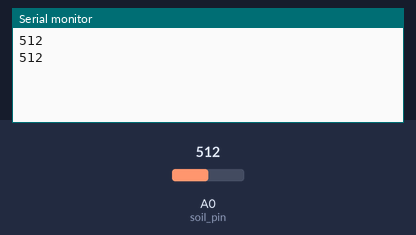
Simulated run of this sketch. Board: Arduino Uno, built with avr-gcc and run on an emulated ATmega328P. On the bench: the last lines printed to the serial monitor. The test bench sets the inputs (shaded band); at power-on: A0 (soil_pin) = 512.

Above: at 2.8 s.
2.9 s: A0 (soil_pin) set to 716
At 4.8 s:
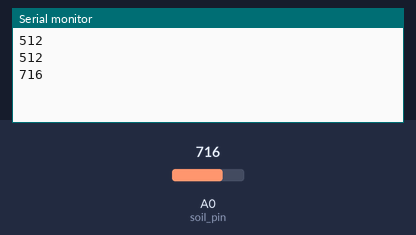
5.6 s: A0 (soil_pin) set to 900
At 6.3 s:
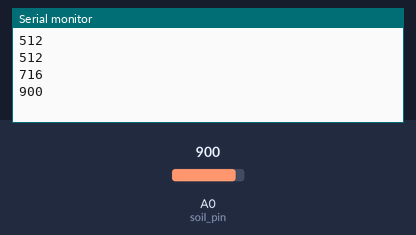
Timing chart, 0 to 8.6 s (numbered marks = the images above; inputs shaded):
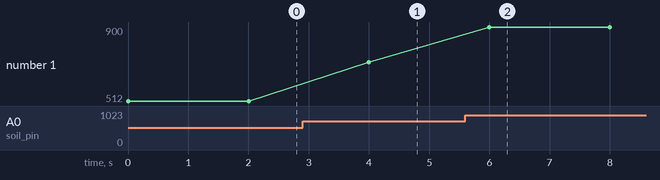

Measured:
- after the input at 2.9 s, the serial monitor: prints a new line after 1.1 s (image 1)
- after the input at 5.6 s, the serial monitor: prints a new line after 0.40 s (image 2)
- plotted number 1: 512 → 716 after the input at 2.9 s, 716 → 900 after the input at 5.6 s

The sketch:

Soil_Moisturue_Sensor.ino
```cpp
int soil_pin = A0; //A0 핀으로 읽어오기

void setup() {
  Serial.begin(9600);
}

void loop() {
  int water = analogRead(soil_pin); //토양 수분값 읽어오기 (Analog 0~1023)
  // 0 ------ 400 --- 500 -------1000 --- 1023
  //   매우 습함      적정값         매우 건조

  Serial.println(water);
  delay(2000);
}
```
